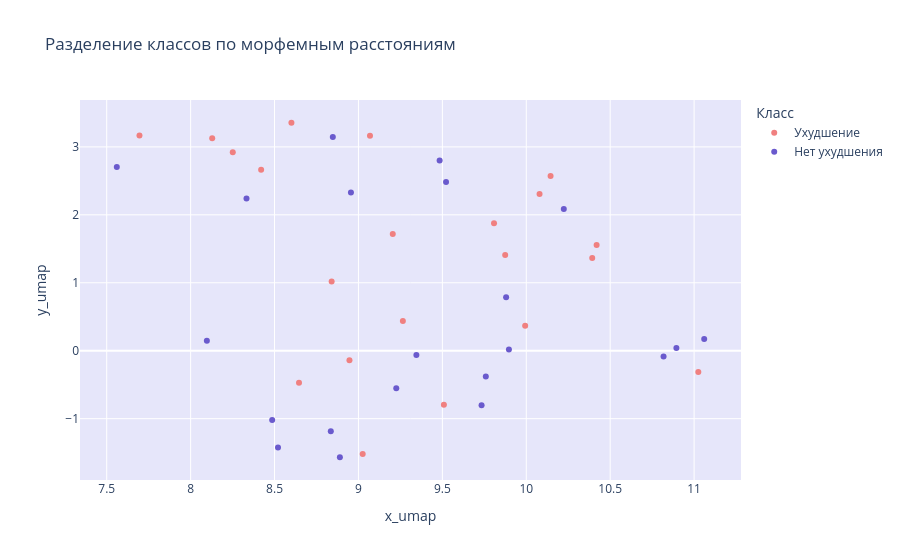

Notebook code for this chart:
### Code cell
morpheme_cols = ['postfix_position', 'different_agreement', 'PREF1', 'PREF2', 'ROOT1', 'ROOT2', 'LINK', 
                 'SUFF1', 'SUFF2', 'SUFF3', 'END', 'POSTFIX']

df_concat = pd.concat([df, dff], ignore_index=True)
X = df_concat[morpheme_cols].copy()

# UMAP до 2D
reducer = umap.UMAP(random_state=42)
embedding = reducer.fit_transform(X)

# Добавляем координаты и класс
df_viz = df_concat.copy()
df_viz['x_umap'] = embedding[:, 0]
df_viz['y_umap'] = embedding[:, 1]
df_viz['Класс'] = (df_concat['explained_mistakes'] < 0).map({True: 'Ухудшение', False: 'Нет ухудшения'})

# Интерактивный график
fig = px.scatter(df_viz, 
                 x='x_umap',        
                 y='y_umap',        
                 color='Класс',
                 color_discrete_map={'Нет ухудшения': '#6A5ACD', 'Ухудшение': '#F08080'},
                 hover_data=['pair', 'PREF1', 'ROOT1', 'SUFF1'],
                 title='Разделение классов по морфемным расстояниям')

fig.update_layout(
    plot_bgcolor='lavender',
    paper_bgcolor='white'
)
fig.show()

### Figure 1 — Plotly figure (JSON) as saved in the notebook; plotly's stock layout.template omitted (floating-point values rounded to 4 significant figures)
{"data": [{"customdata": [["112, 'путь', 'пътя'", 0, 0.3, 0], ["118, 'хлопцев', 'хлапетата'", 0, 0.03333, 0.2222], ["418, 'послушности', 'послушание'", 0, 0, 0.1818], ["529, 'увидеться', 'види'", 0.125, 0, 0.075], ["128, 'вытянул', 'изтегли'", 0.2857, 0.2286, 0.2857], ["141, 'продолжил', 'продължи'", 0, 0.1333, 0], ["142, 'тронулся', 'тръгнаха'", 0, 0.275, 0], ["210, 'осмысливать', 'замисли'", 0.1, 0.06, 0], ["224, 'выпытали', 'разпитаха'", 0.3333, 0.06667, 0.1111], ["238, 'подскакивали', 'подскачаха'", 0, 0.08333, 0.25], ["312, 'группки', 'групички'", 0, 0.125, 0.25], ["333, 'дали', 'дадоха'", 0, 0.1667, 0.3333], ["47, 'опытные', 'опитни'", 0, 0.08571, 0], ["419, 'границ', 'граници'", 0, 0, 0], ["423, 'мучил', 'мъчеше'", 0, 0.2, 0.2667], ["443, 'жалость', 'жалост'", 0, 0, 0], ["51, 'потом', 'пот'", 0, 0, 0], ["514, 'сильной', 'силна'", 0, 0, 0], ["518, 'облегчение', 'облекчение'", 0, 0.06, 0], ["618, 'говорил', 'отговори'", 0.25, 0, 0], ["621, 'онемел', 'онемя'", 0, 0, 0.1]], "hovertemplate": "Класс=Ухудшение<br>x_umap=%{x}<br>y_umap=%{y}<br>pair=%{customdata[0]}<br>PREF1=%{customdata[1]}<br>ROOT1=%{customdata[2]}<br>SUFF1=%{customdata[3]}<extra></extra>", "legendgroup": "Ухудшение", "marker": {"color": "#F08080", "symbol": "circle"}, "mode": "markers", "name": "Ухудшение", "orientation": "v", "showlegend": true, "type": "scatter", "x": [11.03, 7.695, 10.14, 8.946, 8.42, 9.808, 8.84, 9.265, 9.204, 8.601, 9.069, 8.129, 8.646, 9.993, 8.251, 10.42, 9.025, 9.509, 10.39, 9.874, 10.08], "xaxis": "x", "y": [-0.3136, 3.167, 2.572, -0.14, 2.662, 1.876, 1.02, 0.4363, 1.717, 3.355, 3.163, 3.127, -0.4701, 0.3665, 2.922, 1.555, -1.518, -0.7966, 1.365, 1.41, 2.306], "yaxis": "y"}, {"customdata": [["138, 'воин', 'войник'", 0, 0.03333, 0.3333], ["26, 'абажурами', 'абажури'", 0, 0, 0], ["41, 'мыслить', 'мисли'", 0, 0.1, 0], ["510, 'божеств', 'божества'", 0, 0, 0], ["630, 'зашептал', 'зашепна'", 0, 0.125, 0.125], ["12, 'плиток', 'плочки'", 0, 0.3333, 0.1667], ["119, 'воин', 'войникът'", 0, 0.025, 0.25], ["124, 'лоза', 'лози'", 0, 0, 0], ["125, 'путь', 'път'", 0, 0.4, 0], ["134, 'облаке', 'облак'", 0, 0, 0], ["137, 'блестящими', 'блестящи'", 0, 0, 0], ["220, 'изощренно', 'изопачено'", 0, 0.3333, 0.1111], ["318, 'сильной', 'силната'", 0, 0, 0], ["44, 'рассудка', 'разсъдъка'", 0.06667, 0.1333, 0.1333], ["412, 'разбирающегося', 'разбира'", 0, 0, 0], ["424, 'истину', 'истината'", 0, 0, 0], ["511, 'помыслил', 'помисли'", 0, 0.075, 0], ["525, 'пути', 'пътя'", 0, 0.3, 0], ["530, 'истину', 'истината'", 0, 0, 0], ["617, 'историями', 'истории'", 0, 0, 0], ["634, 'тайна', 'тайна'", 0, 0, 0]], "hovertemplate": "Класс=Нет ухудшения<br>x_umap=%{x}<br>y_umap=%{y}<br>pair=%{customdata[0]}<br>PREF1=%{customdata[1]}<br>ROOT1=%{customdata[2]}<br>SUFF1=%{customdata[3]}<extra></extra>", "legendgroup": "Нет ухудшения", "marker": {"color": "#6A5ACD", "symbol": "circle"}, "mode": "markers", "name": "Нет ухудшения", "orientation": "v", "showlegend": true, "type": "scatter", "x": [8.847, 9.225, 8.486, 9.88, 9.522, 8.333, 7.56, 10.89, 10.82, 9.897, 9.759, 8.955, 8.521, 9.484, 9.345, 8.835, 10.22, 8.097, 8.889, 9.734, 11.06], "xaxis": "x", "y": [3.145, -0.5538, -1.02, 0.7851, 2.482, 2.24, 2.702, 0.03903, -0.085, 0.01769, -0.3781, 2.33, -1.426, 2.798, -0.06307, -1.185, 2.085, 0.1478, -1.568, -0.8025, 0.1726], "yaxis": "y"}], "layout": {"legend": {"title": {"text": "Класс"}, "tracegroupgap": 0}, "paper_bgcolor": "white", "plot_bgcolor": "lavender", "title": {"text": "Разделение классов по морфемным расстояниям"}, "xaxis": {"anchor": "y", "domain": [0, 1], "title": {"text": "x_umap"}}, "yaxis": {"anchor": "x", "domain": [0, 1], "title": {"text": "y_umap"}}}}
